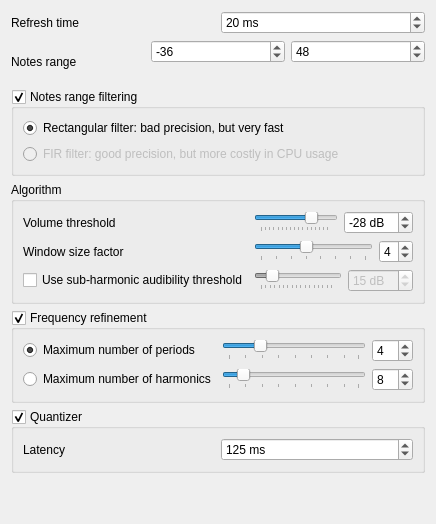
     <widget class="QWidget" name="tabPageSoundAnalysis">
      <attribute name="title">
       <string>Sound Analysis</string>
      </attribute>
      <layout class="QVBoxLayout">
       <item>
        <layout class="QHBoxLayout">
         <item>
          <widget class="QLabel" name="textLabel1_4">
           <property name="toolTip">
            <string>Time between each sound analysis.
Can be increased to get less CPU usage (but less temporal precision).</string>
           </property>
           <property name="whatsThis">
            <string>Time between each sound analysis.
Can be increased to get less CPU usage (but less temporal precision).</string>
           </property>
           <property name="text">
            <string>Refresh time</string>
           </property>
          </widget>
         </item>
         <item>
          <widget class="QSpinBox" name="ui_spinRefreshTime">
           <property name="toolTip">
            <string>Time between each sound analysis.
Can be increased to get less CPU usage (but less temporal precision).</string>
           </property>
           <property name="whatsThis">
            <string>Time between each sound analysis.
Can be increased to get less CPU usage (but less temporal precision).</string>
           </property>
           <property name="suffix">
            <string> ms</string>
           </property>
           <property name="minimum">
            <number>1</number>
           </property>
           <property name="maximum">
            <number>2000</number>
           </property>
           <property name="value">
            <number>20</number>
           </property>
          </widget>
         </item>
        </layout>
       </item>
       <item>
        <layout class="QHBoxLayout">
         <item>
          <widget class="QLabel" name="textLabel7">
           <property name="toolTip">
            <string>Range of possible notes from the lowest to the highest around the A4 reference note.
Smaller the range, smaller the CPU usage.</string>
           </property>
           <property name="whatsThis">
            <string>Range of possible notes from the lowest to the highest around the A4 reference note.
Smaller the range, smaller the CPU usage.</string>
           </property>
           <property name="text">
            <string>Notes range</string>
           </property>
          </widget>
         </item>
         <item>
          <layout class="QVBoxLayout">
           <item>
            <widget class="QSpinBox" name="ui_spinMinHT">
             <property name="toolTip">
              <string>Lowest semitone from the A4 reference note.
It can useful to put it higher than -35 to avoid disturbance from the sector alimentation (~50hz).</string>
             </property>
             <property name="whatsThis">
              <string>Lowest semitone from the A4 reference note.
It can useful to put it higher than -35 to avoid disturbance from the sector alimentation (~50hz).</string>
             </property>
             <property name="minimum">
              <number>-96</number>
             </property>
             <property name="maximum">
              <number>96</number>
             </property>
             <property name="value">
              <number>-36</number>
             </property>
            </widget>
           </item>
           <item>
            <widget class="QLabel" name="ui_txtMinHT">
             <property name="toolTip">
              <string>Lowest semitone from the A4 reference note.
It can useful to put it higher than -35 to avoid disturbance from the sector alimentation (~50hz).</string>
             </property>
             <property name="whatsThis">
              <string>Lowest semitone from the A4 reference note.
It can useful to put it higher than -35 to avoid disturbance from the sector alimentation (~50hz).</string>
             </property>
            </widget>
           </item>
          </layout>
         </item>
         <item>
          <layout class="QVBoxLayout">
           <item>
            <widget class="QSpinBox" name="ui_spinMaxHT">
             <property name="toolTip">
              <string>Highest semitone from the A4 reference note.</string>
             </property>
             <property name="whatsThis">
              <string>Highest semitone from the A4 reference note.</string>
             </property>
             <property name="minimum">
              <number>-96</number>
             </property>
             <property name="maximum">
              <number>96</number>
             </property>
             <property name="value">
              <number>48</number>
             </property>
            </widget>
           </item>
           <item>
            <widget class="QLabel" name="ui_txtMaxHT">
             <property name="toolTip">
              <string>Highest semitone from the A4 reference note.</string>
             </property>
             <property name="whatsThis">
              <string>Highest semitone from the A4 reference note.</string>
             </property>
            </widget>
           </item>
          </layout>
         </item>
        </layout>
       </item>
       <item>
        <widget class="QGroupBox" name="ui_grpRangeFiltering">
         <property name="toolTip">
          <string>Filter the sound below the lowest semitone and above the highest semitone to avoid artefacts and noises in all the following steps of the sound analysis.</string>
         </property>
         <property name="whatsThis">
          <string>Filter the sound below the lowest semitone and above the highest semitone to avoid artefacts and noises in all the following steps of the sound analysis.</string>
         </property>
         <property name="title">
          <string>Notes range filtering</string>
         </property>
         <property name="checkable">
          <bool>true</bool>
         </property>
         <layout class="QVBoxLayout">
          <item>
           <widget class="QRadioButton" name="ui_rdRangeFilteringRectangular">
            <property name="text">
             <string>Rectangular filter: bad precision, but very fast</string>
            </property>
            <property name="checked">
             <bool>true</bool>
            </property>
           </widget>
          </item>
          <item>
           <widget class="QRadioButton" name="ui_rdRangeFilteringFIR">
            <property name="enabled">
             <bool>false</bool>
            </property>
            <property name="text">
             <string>FIR filter: good precision, but more costly in CPU usage</string>
            </property>
           </widget>
          </item>
         </layout>
        </widget>
       </item>
       <item>
        <widget class="QGroupBox" name="groupBox7_2_3">
         <property name="toolTip">
          <string>Algorithm settings</string>
         </property>
         <property name="whatsThis">
          <string>Algorithm settings</string>
         </property>
         <property name="title">
          <string>Algorithm</string>
         </property>
         <layout class="QGridLayout">
          <item row="1" column="1">
           <layout class="QHBoxLayout">
            <item>
             <widget class="QSlider" name="ui_sldVolumeTreshold">
              <property name="toolTip">
               <string>Ignore all sounds with volume below this threshold [dB]
(Shown as a red line in various views)</string>
              </property>
              <property name="whatsThis">
               <string>Ignore all sounds with volume below this threshold [dB]
(Shown as a red line in various views)</string>
              </property>
              <property name="minimum">
               <number>-100</number>
              </property>
              <property name="maximum">
               <number>0</number>
              </property>
              <property name="value">
               <number>-28</number>
              </property>
              <property name="orientation">
               <enum>Qt::Horizontal</enum>
              </property>
              <property name="tickPosition">
               <enum>QSlider::TicksBelow</enum>
              </property>
              <property name="tickInterval">
               <number>6</number>
              </property>
             </widget>
            </item>
            <item>
             <widget class="QSpinBox" name="ui_spinVolumeTreshold">
              <property name="toolTip">
               <string>Ignore all sounds with volume below this threshold [dB]
(Shown as a red line in various views)</string>
              </property>
              <property name="whatsThis">
               <string>Ignore all sounds with volume below this threshold [dB]
(Shown as a red line in various views)</string>
              </property>
              <property name="suffix">
               <string> dB</string>
              </property>
              <property name="minimum">
               <number>-100</number>
              </property>
              <property name="maximum">
               <number>0</number>
              </property>
              <property name="value">
               <number>-28</number>
              </property>
             </widget>
            </item>
           </layout>
          </item>
          <item row="3" column="1">
           <layout class="QHBoxLayout">
            <item>
             <widget class="QSlider" name="ui_sldCombedFFTAudibilityRatio">
              <property name="enabled">
               <bool>false</bool>
              </property>
              <property name="toolTip">
               <string>Ignore weak sub-harmonics.
This threshold is defined between two neighbors frequency components.
Prevents underestimation errors.</string>
              </property>
              <property name="whatsThis">
               <string>Ignore weak sub-harmonics.
This threshold is defined between two neighbors frequency components.
Prevents underestimation errors.</string>
              </property>
              <property name="maximum">
               <number>100</number>
              </property>
              <property name="value">
               <number>15</number>
              </property>
              <property name="orientation">
               <enum>Qt::Horizontal</enum>
              </property>
              <property name="tickPosition">
               <enum>QSlider::TicksBelow</enum>
              </property>
              <property name="tickInterval">
               <number>6</number>
              </property>
             </widget>
            </item>
            <item>
             <widget class="QSpinBox" name="ui_spinCombedFFTAudibilityRatio">
              <property name="enabled">
               <bool>false</bool>
              </property>
              <property name="toolTip">
               <string>Ignore weak sub-harmonics.
This threshold is defined between two neighbors frequency components.
Prevents underestimation errors.</string>
              </property>
              <property name="whatsThis">
               <string>Ignore weak sub-harmonics.
This threshold is defined between two neighbors frequency components.
Prevents underestimation errors.</string>
              </property>
              <property name="suffix">
               <string> dB</string>
              </property>
              <property name="maximum">
               <number>100</number>
              </property>
              <property name="value">
               <number>15</number>
              </property>
             </widget>
            </item>
           </layout>
          </item>
          <item row="3" column="0">
           <widget class="QCheckBox" name="ui_chkAlgoUseSubHarmTresh">
            <property name="toolTip">
             <string>Ignore weak sub-harmonics.
This threshold is defined between two neighbors frequency components.
Prevents underestimation errors.</string>
            </property>
            <property name="whatsThis">
             <string>Ignore weak sub-harmonics.
This threshold is defined between two neighbors frequency components.
Prevents underestimation errors.</string>
            </property>
            <property name="text">
             <string>Use sub-harmonic audibility threshold</string>
            </property>
           </widget>
          </item>
          <item row="2" column="1">
           <layout class="QHBoxLayout">
            <item>
             <widget class="QSlider" name="ui_sldWindowSizeFactor">
              <property name="toolTip">
               <string>Factor defining the window size (from the lowest possible period defined by the notes range).
The bigger this factor, the more stable the analysis. However, by increasing this factor, FMIT will need more CPU and will react slower to sound changes.</string>
              </property>
              <property name="whatsThis">
               <string>Factor defining the window size (from the lowest possible period defined by the notes range).
The bigger this factor, the more stable the analysis. However, by increasing this factor, FMIT will need more CPU and will react slower to sound changes.</string>
              </property>
              <property name="minimum">
               <number>1</number>
              </property>
              <property name="maximum">
               <number>8</number>
              </property>
              <property name="pageStep">
               <number>10</number>
              </property>
              <property name="value">
               <number>4</number>
              </property>
              <property name="orientation">
               <enum>Qt::Horizontal</enum>
              </property>
              <property name="tickPosition">
               <enum>QSlider::TicksBelow</enum>
              </property>
              <property name="tickInterval">
               <number>1</number>
              </property>
             </widget>
            </item>
            <item>
             <widget class="QSpinBox" name="ui_spinWindowSizeFactor">
              <property name="toolTip">
               <string>Factor defining the window size (from the lowest possible period defined by the notes range).
The bigger this factor, the more stable the analysis. However, by increasing this factor, FMIT will need more CPU and will react slower to sound changes.</string>
              </property>
              <property name="whatsThis">
               <string>Factor defining the window size (from the lowest possible period defined by the notes range).
The bigger this factor, the more stable the analysis. However, by increasing this factor, FMIT will need more CPU and will react slower to sound changes.</string>
              </property>
              <property name="minimum">
               <number>1</number>
              </property>
              <property name="maximum">
               <number>8</number>
              </property>
              <property name="value">
               <number>4</number>
              </property>
             </widget>
            </item>
           </layout>
          </item>
          <item row="2" column="0">
           <widget class="QLabel" name="textLabel1_6">
            <property name="toolTip">
             <string>Factor defining the window size (from the lowest possible period defined by the notes range).
The bigger this factor, the more stable the analysis. However, by increasing this factor, FMIT will need more CPU and will react slower to sound changes.</string>
            </property>
            <property name="whatsThis">
             <string>Factor defining the window size (from the lowest possible period defined by the notes range).
The bigger this factor, the more stable the analysis. However, by increasing this factor, FMIT will need more CPU and will react slower to sound changes.</string>
            </property>
            <property name="text">
             <string>Window size factor</string>
            </property>
           </widget>
          </item>
          <item row="1" column="0">
           <widget class="QLabel" name="textLabel3_2">
            <property name="toolTip">
             <string>Ignore all sounds with volume below this threshold [dB]
(Shown as a red line in various views)</string>
            </property>
            <property name="whatsThis">
             <string>Ignore all sounds with volume below this threshold [dB]
(Shown as a red line in various views)</string>
            </property>
            <property name="text">
             <string>Volume threshold</string>
            </property>
           </widget>
          </item>
         </layout>
        </widget>
       </item>
       <item>
        <widget class="QGroupBox" name="up_grpFreqRefinement">
         <property name="toolTip">
          <string>Frequency refinement settings</string>
         </property>
         <property name="whatsThis">
          <string>Frequency refinement settings</string>
         </property>
         <property name="title">
          <string>Frequency refinement</string>
         </property>
         <property name="checkable">
          <bool>true</bool>
         </property>
         <layout class="QGridLayout">
          <item row="1" column="0">
           <widget class="QRadioButton" name="ui_rdUseFreqRefinement">
            <property name="toolTip">
             <string>Use a refinement method in frequency domain: compute the mean of the quasi-harmonic related spectral peaks (the option allows to chose the number of harmonics to use).</string>
            </property>
            <property name="whatsThis">
             <string>Use a refinement method in frequency domain: compute the mean of the quasi-harmonic related spectral peaks (the option allows to chose the number of harmonics to use).</string>
            </property>
            <property name="text">
             <string>Maximum number of harmonics</string>
            </property>
           </widget>
          </item>
          <item row="0" column="0">
           <widget class="QRadioButton" name="ui_rdUseTimeRefinement">
            <property name="toolTip">
             <string>Use a refinement method in time domain: compute the mean of various period lengths (the option allows to chose the number of periods to use).</string>
            </property>
            <property name="whatsThis">
             <string>Use a refinement method in time domain: compute the mean of various period lengths (the option allows to chose the number of periods to use).</string>
            </property>
            <property name="text">
             <string>Maximum number of periods</string>
            </property>
            <property name="checked">
             <bool>true</bool>
            </property>
           </widget>
          </item>
          <item row="0" column="1">
           <layout class="QHBoxLayout">
            <item>
             <widget class="QSlider" name="ui_sldTimeRefinMaxPeriod">
              <property name="toolTip">
               <string>Use a refinement method in time domain: compute the mean of various period lengths (the option allows to chose the number of periods to use).</string>
              </property>
              <property name="whatsThis">
               <string>Use a refinement method in time domain: compute the mean of various period lengths (the option allows to chose the number of periods to use).</string>
              </property>
              <property name="minimum">
               <number>1</number>
              </property>
              <property name="maximum">
               <number>64</number>
              </property>
              <property name="pageStep">
               <number>10</number>
              </property>
              <property name="value">
               <number>16</number>
              </property>
              <property name="orientation">
               <enum>Qt::Horizontal</enum>
              </property>
              <property name="tickPosition">
               <enum>QSlider::TicksBelow</enum>
              </property>
              <property name="tickInterval">
               <number>8</number>
              </property>
             </widget>
            </item>
            <item>
             <widget class="QSpinBox" name="ui_spinTimeRefinMaxPeriod">
              <property name="toolTip">
               <string>Use a refinement method in time domain: compute the mean of various period lengths (the option allows to chose the number of periods to use).</string>
              </property>
              <property name="whatsThis">
               <string>Use a refinement method in time domain: compute the mean of various period lengths (the option allows to chose the number of periods to use).</string>
              </property>
              <property name="minimum">
               <number>1</number>
              </property>
              <property name="maximum">
               <number>64</number>
              </property>
              <property name="value">
               <number>4</number>
              </property>
             </widget>
            </item>
           </layout>
          </item>
          <item row="1" column="1">
           <layout class="QHBoxLayout">
            <item>
             <widget class="QSlider" name="ui_sldFreqRefinMaxHarm">
              <property name="toolTip">
               <string>Use a refinement method in frequency domain: compute the mean of the quasi-harmonic related spectral peaks (the option allows to chose the number of harmonics to use).</string>
              </property>
              <property name="whatsThis">
               <string>Use a refinement method in frequency domain: compute the mean of the quasi-harmonic related spectral peaks (the option allows to chose the number of harmonics to use).</string>
              </property>
              <property name="minimum">
               <number>1</number>
              </property>
              <property name="maximum">
               <number>64</number>
              </property>
              <property name="pageStep">
               <number>10</number>
              </property>
              <property name="value">
               <number>8</number>
              </property>
              <property name="orientation">
               <enum>Qt::Horizontal</enum>
              </property>
              <property name="tickPosition">
               <enum>QSlider::TicksBelow</enum>
              </property>
              <property name="tickInterval">
               <number>8</number>
              </property>
             </widget>
            </item>
            <item>
             <widget class="QSpinBox" name="ui_spinFreqRefinMaxHarm">
              <property name="toolTip">
               <string>Frequency domain fundamental refinement:
mean of the fundamental relative frequencies of the harmonics.
Choose the number of harmonics to use.</string>
              </property>
              <property name="whatsThis">
               <string>Frequency domain fundamental refinement:
mean of the fundamental relative frequencies of the harmonics.
Choose the number of harmonics to use.</string>
              </property>
              <property name="minimum">
               <number>1</number>
              </property>
              <property name="maximum">
               <number>64</number>
              </property>
              <property name="value">
               <number>8</number>
              </property>
             </widget>
            </item>
           </layout>
          </item>
         </layout>
        </widget>
       </item>
       <item>
        <widget class="QGroupBox" name="ui_grpQuantizer">
         <property name="toolTip">
          <string>Quantizer settings</string>
         </property>
         <property name="whatsThis">
          <string>Quantizer settings</string>
         </property>
         <property name="title">
          <string>Quantizer</string>
         </property>
         <property name="checkable">
          <bool>true</bool>
         </property>
         <layout class="QVBoxLayout">
          <item>
           <layout class="QHBoxLayout">
            <item>
             <widget class="QLabel" name="textLabel1_3">
              <property name="toolTip">
               <string>Quantize the analysis results: ignore frequency jumps, fill gaps, ignore short notes.
The smaller the value, the faster the tuner. However, by decreasing the value, the computed frequency will be more unstable.</string>
              </property>
              <property name="whatsThis">
               <string>Quantize the analysis results: ignore frequency jumps, fill gaps, ignore short notes.
The smaller the value, the faster the tuner. However, by decreasing the value, the computed frequency will be more unstable.</string>
              </property>
              <property name="text">
               <string>Latency</string>
              </property>
             </widget>
            </item>
            <item>
             <widget class="QSpinBox" name="ui_spinErrorLatency">
              <property name="toolTip">
               <string>Quantize the analysis results: ignore frequency jumps, fill gaps, ignore short notes.
The smaller the value, the faster the tuner. However, by decreasing the value, the computed frequency will be more unstable.</string>
              </property>
              <property name="whatsThis">
               <string>Quantize the analysis results: ignore frequency jumps, fill gaps, ignore short notes.
The smaller the value, the faster the tuner. However, by decreasing the value, the computed frequency will be more unstable.</string>
              </property>
              <property name="suffix">
               <string> ms</string>
              </property>
              <property name="minimum">
               <number>1</number>
              </property>
              <property name="maximum">
               <number>4000</number>
              </property>
              <property name="value">
               <number>125</number>
              </property>
             </widget>
            </item>
           </layout>
          </item>
         </layout>
        </widget>
       </item>
       <item>
        <spacer name="spacer8">
         <property name="orientation">
          <enum>Qt::Vertical</enum>
         </property>
         <property name="sizeType">
          <enum>QSizePolicy::Expanding</enum>
         </property>
         <property name="sizeHint" stdset="0">
          <size>
           <width>20</width>
           <height>40</height>
          </size>
         </property>
        </spacer>
       </item>
      </layout>
     </widget>
